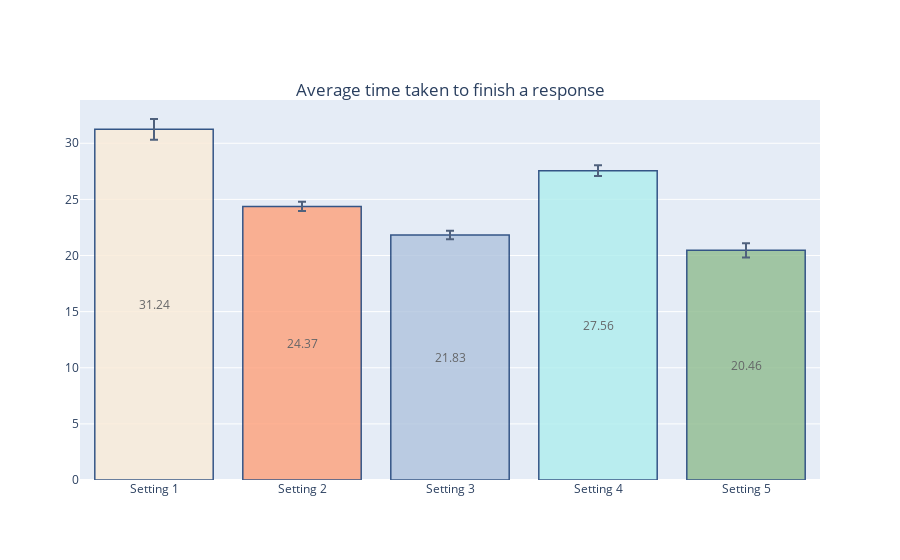

Notebook code for this chart:
### Code cell
colors = ['#FAEBD7', '#FFA07A', '#B0C4DE', '#AFEEEE', '#8FBC8F']

x = ['Setting 1', 'Setting 2', 'Setting 3', 'Setting 4', 'Setting 5']
y = [Set1, Set2, Set3, Set4, Set5]

yErorr = [np.std(z)/math.sqrt(len(z)) for z in y] 

y = [round(statistics.mean(z), 2) for z in y]

fig = go.Figure()
fig.add_trace(go.Bar(
    name='Setting',
    x=x, y=y, text=y, textposition='inside',insidetextanchor='middle',
    marker_color=colors,
    marker_line_color='rgb(8,48,107)', marker_line_width=1.5, opacity=0.8,
    error_y=dict(type='data', array=yErorr)
))

fig.update_layout(
    title={
        'text': 'Average time taken to finish a response',
        'y':0.85,
        'x':0.5,
        'xanchor': 'center',
        'yanchor': 'top'})

fig.show()

### Figure 1 — Plotly figure (JSON) as saved in the notebook; plotly's stock layout.template omitted (floating-point values rounded to 4 significant figures)
{"data": [{"error_y": {"array": [0.9236, 0.4141, 0.3698, 0.4734, 0.631], "type": "data"}, "insidetextanchor": "middle", "marker": {"color": ["#FAEBD7", "#FFA07A", "#B0C4DE", "#AFEEEE", "#8FBC8F"], "line": {"color": "rgb(8,48,107)", "width": 1.5}}, "name": "Setting", "opacity": 0.8, "text": ["31.24", "24.37", "21.83", "27.56", "20.46"], "textposition": "inside", "type": "bar", "x": ["Setting 1", "Setting 2", "Setting 3", "Setting 4", "Setting 5"], "y": [31.24, 24.37, 21.83, 27.56, 20.46]}], "layout": {"title": {"text": "Average time taken to finish a response", "x": 0.5, "xanchor": "center", "y": 0.85, "yanchor": "top"}}}
